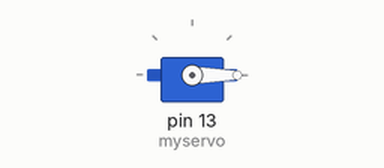
Simulated run of this sketch. Board: Arduino Uno, built with avr-gcc and run on an emulated ATmega328P. Parts: servo.

Above: at 0.05 s.
At 8.5 s:
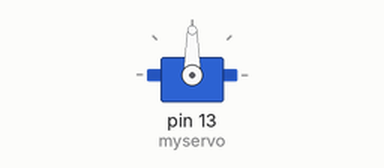
Timing chart, 0 to 11.1 s (numbered marks = the images above):
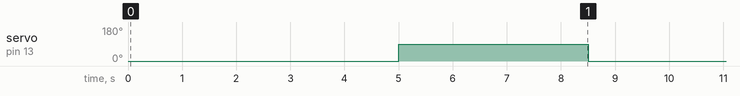

The sketch:

Oppdrag-4.ino
```cpp
/*********
  Complete project details at https://randomnerdtutorials.com
  Written by BARRAGAN and modified by Scott Fitzgerald
  Modifisert av Nils Kr. Rossing 05.07.20,
  Gjennomgått og testet av Kåre-Benjamin H. Rørvik 15.07.20
*********/

#include <Servo.h>

Servo myservo;  // Lag et objekt med navnet myservo
                // Hele 12 slike objekter kan lages ved hvert kort

int pos;    // variabel som holde posisjonen i grader

void setup() {
  myservo.attach(13);  // attaches the servo on pin 13 to the servo object
}

void loop()
{
    pos = 0;                         // Her kan du justere posisjonen om du ønsker å få en penere posisjonering.
    myservo.write(pos);              // Be servoen om å gå til posisjon pos
    delay(5000);                     // Stå i posisjon 0 i 5 sek

    pos = 90;                        // Her kan du justere posisjonen om du ønsker å få en penere posisjonering.
    myservo.write(pos);              // Be servoen om å gå til posisjon pos
    delay(3500);                     // Stå i posisjon 0 i 5 sek
}
```

Measured:
- by itself, servo on pin 13 (myservo): alternates 90° for 3.5 s and 0° for 5.0 s
